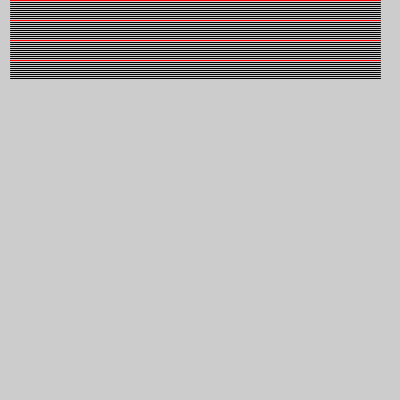
Frame 1 (no input)
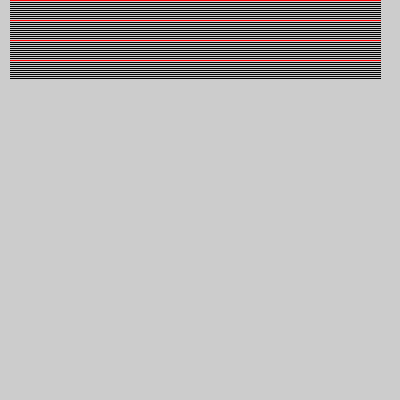
Frame 60 (the mouse pressed at the canvas centre just before this capture)
Frame 120 (the mouse held since frame 60 and released just before this capture): identical to frame 60, image omitted

The Processing sketch that drew these frames (run headless with seeded random() and noise(); from frame 60 on, the mouse is pressed at the canvas centre):

// Processing sketch: for_loop
// ── for_loop.pde
int total = 40;

void setup() {
  size(400,400);
  println("Ocurre solo una vez");
}

void draw() {
  //println("Ocurre muchas veces... infinitas");
  
  stroke(0); // NEGRO
  for(int i = 0; i < total; i++){
    // acá ocurre la magia
    line(10, i*2, 380, i*2);
    println(i + " - " + i*2);
  }
  
  stroke(255,0,0); //ROJO
  for(int i = 0; i < total; i+=10){
    // acá ocurre la magia
    line(10, i*2, 380, i*2);
    println(i + " - " + i*2);
  }
}
